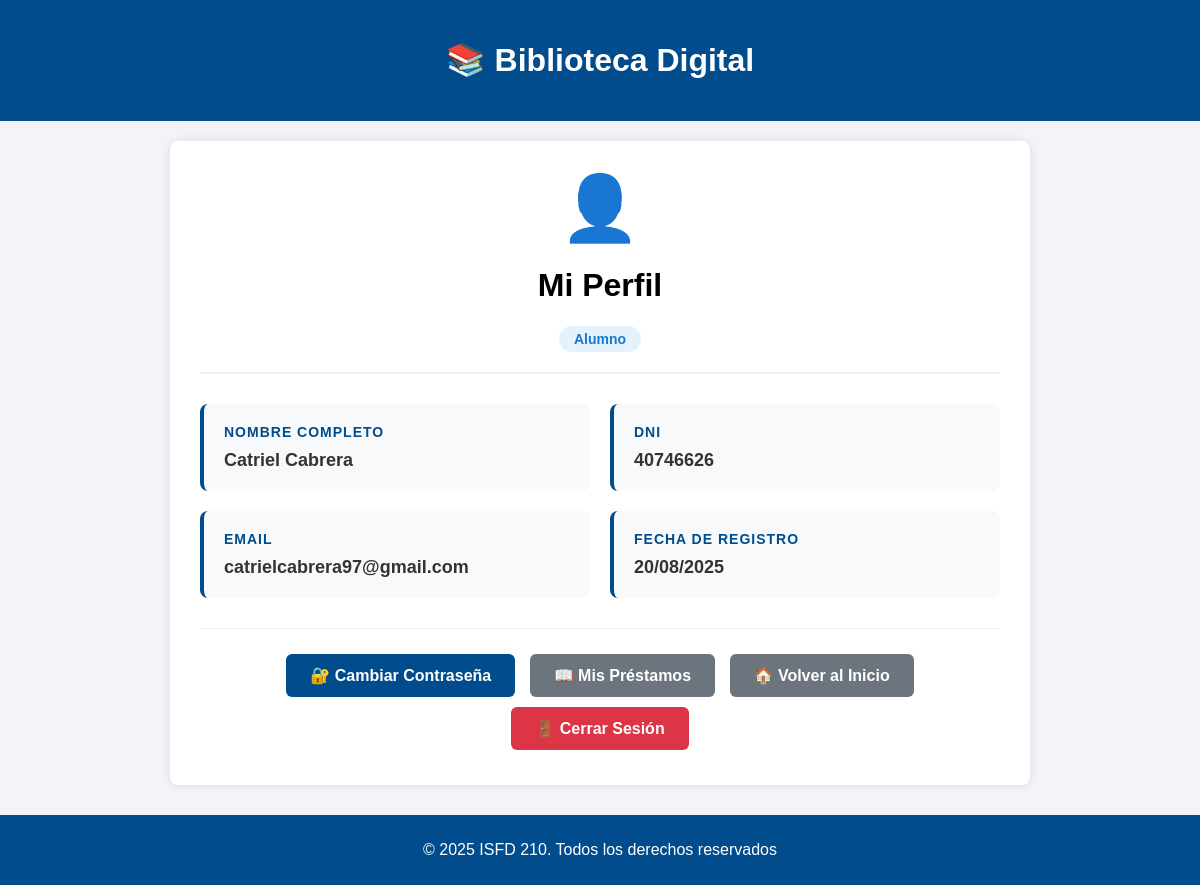
The app's page /libros/perfil/ (signed in) with its own data.
### libros/models.py (models this page shows, shortened)
class Usuario(AbstractBaseUser, PermissionsMixin):
    PERFIL_CHOICES = (
        ('alumno', 'Alumno'),
        ('bibliotecaria', 'Bibliotecaria'),
        ('docente', 'Docente'),
    )
    dni_validator = RegexValidator(
        regex=r'^\d{7,8}$',
        message='El DNI debe tener entre 7 y 8 dígitos.'
    )
    dni = models.CharField(max_length=8, unique=True, validators=[dni_validator])
    nombre = models.CharField(max_length=100)
    apellido = models.CharField(max_length=100)
    email = models.EmailField(unique=True)
    perfil = models.CharField(max_length=20, choices=PERFIL_CHOICES, default='alumno')
    fecha_registro = models.DateTimeField(auto_now_add=True)
    is_active = models.BooleanField(default=True)
    is_staff = models.BooleanField(default=False)
    objects = CustomUserManager()
    USERNAME_FIELD = 'dni'
    REQUIRED_FIELDS = ['nombre', 'apellido', 'email']
    def get_full_name(self):
        return f"{self.nombre} {self.apellido}"

### libros/views.py (the view)
# urls.py: path('perfil/', views.perfil_usuario, name='perfil_usuario'),
@login_required
def perfil_usuario(request):
    return render(request, 'libros/perfil_usuario.html', {'usuario': request.user})

### libros/templates/libros/perfil_usuario.html (shortened to what this page needs)
<!DOCTYPE html>
<html lang="es">
<head>
    {% load static %}
</head>
<body>
    <header>
        <h1>📚 Biblioteca Digital</h1>
    </header>
    <div class="container">
        <div class="profile-header">
            <div class="profile-avatar">👤</div>
            <h1>Mi Perfil</h1>
            <span class="badge badge-{{ usuario.perfil }}">
                {{ usuario.get_perfil_display }}
            </span>
        </div>
        <div class="profile-info">
            <div class="info-grid">
                <div class="info-card">
                    <h3>Nombre Completo</h3>
                    <p>{{ usuario.get_full_name }}</p>
                </div>
                <div class="info-card">
                    <h3>DNI</h3>
                    <p>{{ usuario.dni }}</p>
                </div>
                <div class="info-card">
                    <h3>Email</h3>
                    <p>{{ usuario.email }}</p>
                </div>
                <div class="info-card">
                    <h3>Fecha de Registro</h3>
                    <p>{{ usuario.fecha_registro|date:"d/m/Y" }}</p>
                </div>
            </div>
        </div>
        <div class="actions">
            <a href="{% url 'cambiar_password' %}" class="btn btn-primary">
                🔐 Cambiar Contraseña
            </a>
            <a href="{% url 'prestamos_solicitados' %}" class="btn btn-secondary">
                📖 Mis Préstamos
            </a>
            <a href="{% url 'pantalla_principal' %}" class="btn btn-secondary">
                🏠 Volver al Inicio
            </a>
            <a href="{% url 'logout' %}" class="btn btn-danger">
                🚪 Cerrar Sesión
            </a>
        </div>
    </div>
    <footer>
        <p>© 2025 ISFD 210. Todos los derechos reservados</p>
    </footer>
</body>
</html>

### libros/templates/libros/perfil_usuario.html (style rules this page uses)
body { font-family: 'Calibri', 'Arial', sans-serif; background-color: #f4f4f8; margin: 0; padding: 0; }
header { background-color: #004c8c; color: white; text-align: center; padding: 20px; }
.container { max-width: 800px; margin: 20px auto; background-color: white; padding: 30px; border-radius: 8px; box-shadow: 0 0 10px rgba(0, 0, 0, 0.1); }
.profile-header { text-align: center; margin-bottom: 30px; padding-bottom: 20px; border-bottom: 2px solid #eee; }
.profile-avatar { font-size: 4em; color: #004c8c; margin-bottom: 10px; }
.profile-info { margin-bottom: 30px; }
.info-grid { display: grid; grid-template-columns: 1fr 1fr; gap: 20px; margin-bottom: 30px; }
.info-card { background: #f8f9fa; padding: 20px; border-radius: 8px; border-left: 4px solid #004c8c; }
.info-card h3 { margin: 0 0 10px 0; color: #004c8c; font-size: 14px; text-transform: uppercase; letter-spacing: 1px; }
.info-card p { margin: 0; font-size: 18px; font-weight: bold; color: #333; }
.badge { display: inline-block; padding: 5px 15px; border-radius: 20px; font-size: 14px; font-weight: bold; }
.badge-alumno { background: #e3f2fd; color: #1976d2; }
.btn { display: inline-block; padding: 12px 24px; border-radius: 6px; text-decoration: none; font-weight: bold; margin: 5px; transition: all 0.3s; }
.btn-primary { background: #004c8c; color: white; }
.btn-secondary { background: #6c757d; color: white; }
.btn-danger { background: #dc3545; color: white; }
.actions { text-align: center; margin-top: 30px; padding-top: 20px; border-top: 1px solid #eee; }
footer { background-color: #004c8c; color: white; text-align: center; padding: 10px 0; font-size: 1rem; margin-top: 30px; }

### records on screen
Usuario: perfil "Alumno", get_full_name "Catriel Cabrera", dni "40746626", email "catrielcabrera97@gmail.com", fecha_registro "20/08/2025"
